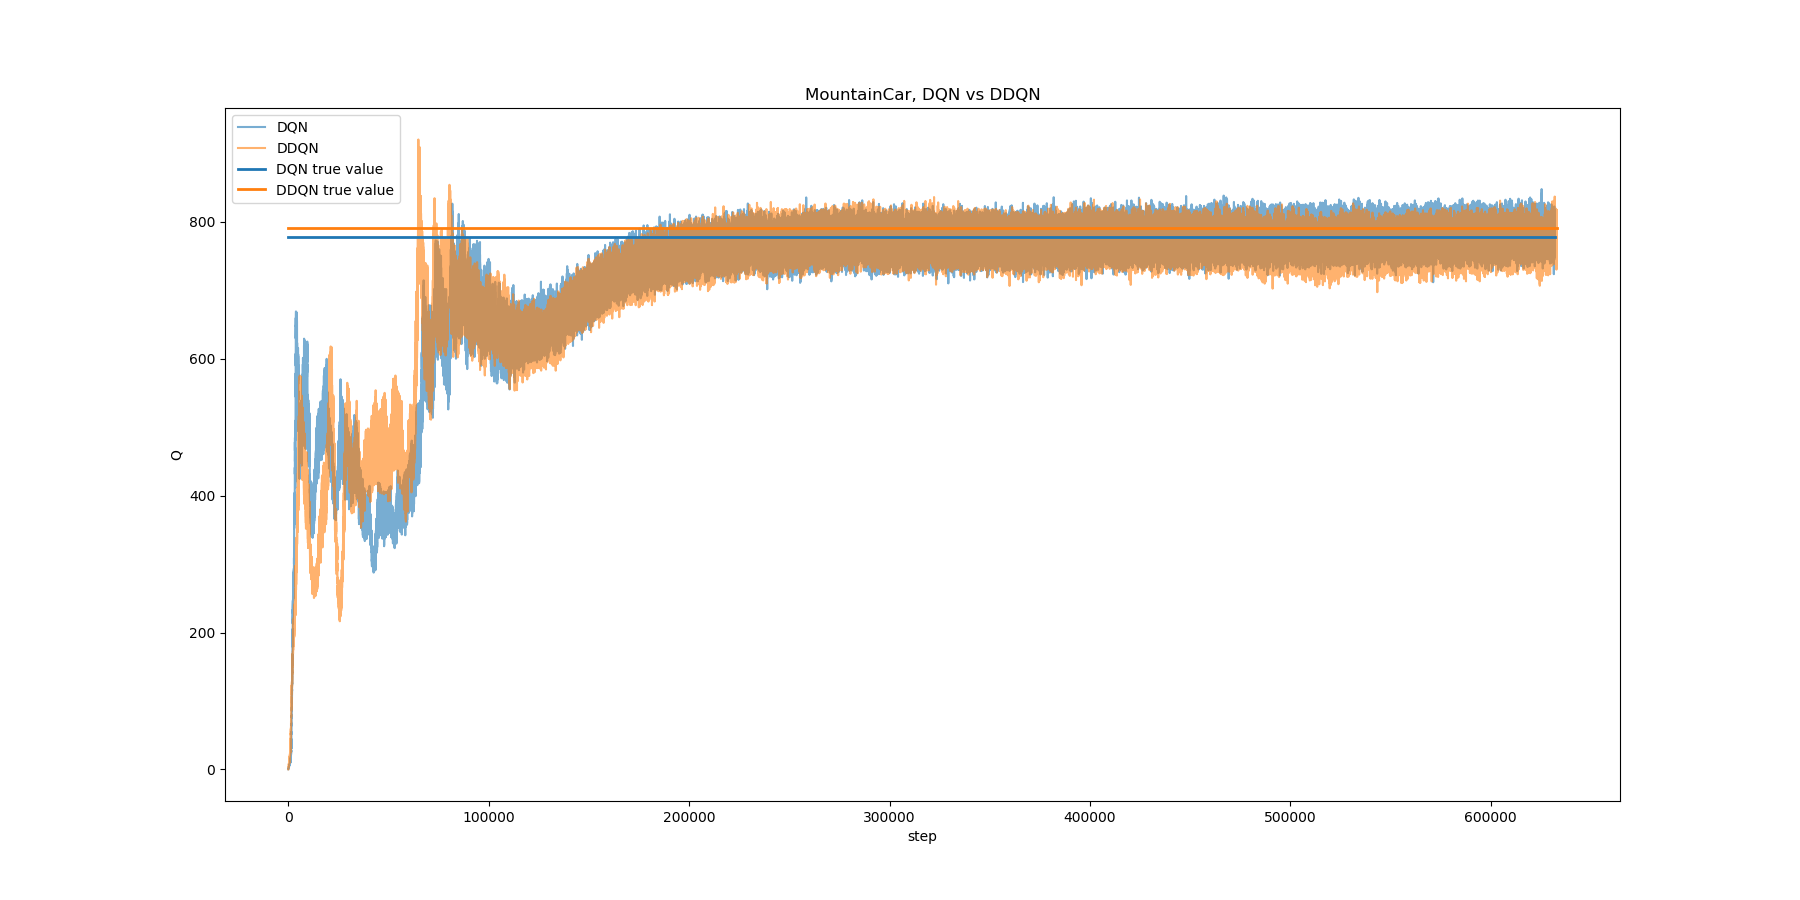

Here is the Python script that generated this plot:
import numpy as np
import matplotlib.pyplot as plt
import pandas as pd
from collections import namedtuple
from itertools import count
import random
import math
import gym
import torch
import torch.nn as nn
import torch.optim as optim
import torch.nn.functional as F

def compareDraw(filterSize):
    dqn_filtered = []
    ddqn_filtered = []
    dqn_filtered = np.load('DQN_Qmean.npy')
    ddqn_filtered = np.load('DDQN_Qmean.npy')
    ep_range1 = [i+1 for i in range(len(dqn_filtered))]
    ep_range2 = [i+1 for i in range(len(ddqn_filtered))]

    # for i in range(0, len(dqn), filterSize):
    #     dqn_filtered.append(np.mean(dqn[i: i + filterSize]))
    #     ep_range1.append(i + filterSize / 2)

    # for i in range(0, len(ddqn), filterSize):
    #     ddqn_filtered.append(np.mean(ddqn[i: i + filterSize]))
    #     ep_range2.append(i + filterSize / 2)

    plt.figure(figsize=(18, 9))
    plt.plot(ep_range1, dqn_filtered, label='DQN', color=plt.cm.tab10(0), alpha=0.6)
    plt.plot(ep_range2, ddqn_filtered, label='DDQN', color=plt.cm.tab10(1), alpha=0.6)
    plt.plot([ep_range1[0], ep_range1[len(ep_range1) - 1]], [778.2541514061293, 778.2541514061293], label='DQN true value', color=plt.cm.tab10(0), linewidth=2)
    plt.plot([ep_range2[0], ep_range2[len(ep_range2) - 1]], [790.9329366115888, 790.9329366115888], label='DDQN true value', color=plt.cm.tab10(1), linewidth=2)
    plt.title('MountainCar, DQN vs DDQN')
    plt.xlabel('step')
    plt.legend()
    plt.ylabel('Q')
    plt.savefig('compare')

def main():
    compareDraw(100)

if __name__ == "__main__":
    main()
